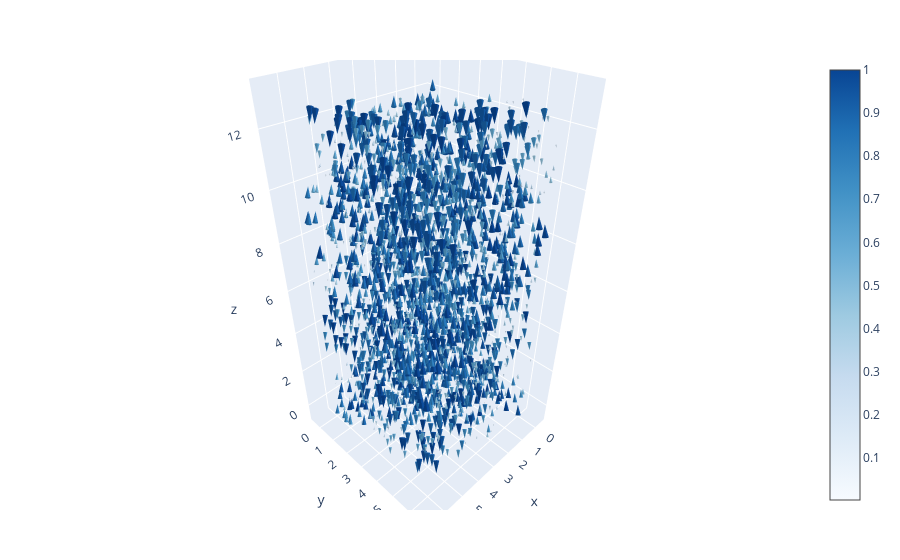

This figure's notebook cell:
### Code cell
PlotlyJS.plot(
    cone(
        z=r[3,:],
        x=r[1,:],
        y=r[2,:],
        u=E[1,:],
        v=E[2,:],
        w=E[3,:],
        sizemode="absolute",
        sizeref=1, 
        anchor="tip",
        colorscale=colors.Blues_8
    ),
    Layout(
        scene=attr(layoutdomain_x=[0,1])
    )
)

### Figure 1 — Plotly figure (JSON) as saved in the notebook; plotly's stock layout.template omitted (floating-point values rounded to 4 significant figures; data arrays with more than 128 entries replaced by an {"elided": "..."} marker saying what was removed)
{"data": [{"anchor": "tip", "colorscale": [[0, "#F7FBFF"], [0.1429, "#DEEBF7"], [0.2857, "#C6DBEF"], [0.4286, "#9ECAE1"], [0.5714, "#6BAED6"], [0.7143, "#4292C6"], [0.8571, "#2171B5"], [1, "#084594"]], "sizemode": "absolute", "sizeref": 1, "type": "cone", "u": {"elided": "3000 float values"}, "v": {"elided": "3000 float values"}, "w": {"elided": "3000 float values"}, "x": {"elided": "3000 float values"}, "y": {"elided": "3000 float values"}, "z": {"elided": "3000 float values"}}], "layout": {"margin": {"b": 50, "l": 50, "r": 50, "t": 60}, "scene": {"layoutdomain": {"x": [0, 1]}}}}
